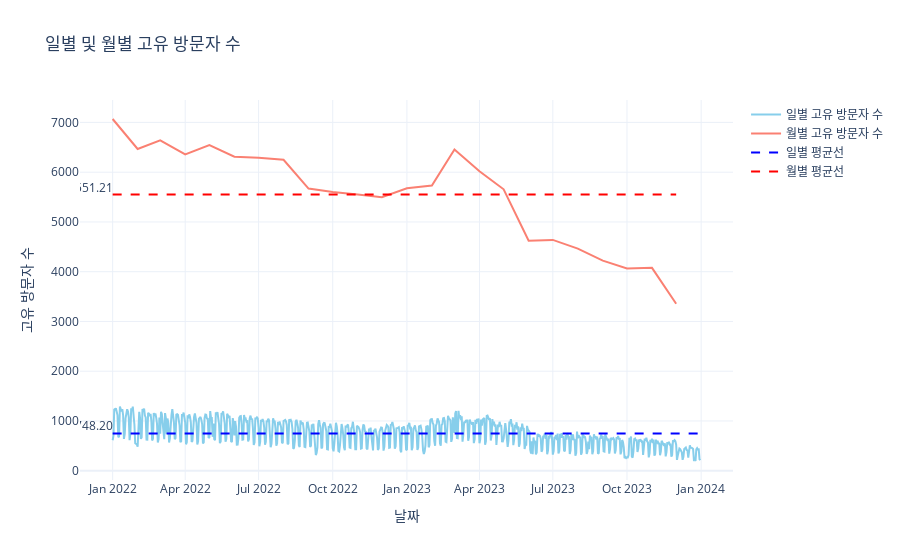

Notebook source saved alongside this figure:
### Markdown cell above
- 일별 및 월별 고유 방문자 수 시각화

- `Plotly`의 `Figure` 객체를 생성하여 일별 및 월별 고유 방문자 수를 시각화함
- 일별 및 월별 평균선을 추가하여 전체 방문자 추세와 평균 방문자 수를 한눈에 확인할 수 있도록 함

- **일별 고유 방문자 수 라인**:
  - `daily_unique_visitors`의 `'date'`를 x축으로, `'daily_unique_visitor_count'`를 y축으로 하여 일별 고유 방문자 수를 파란색 라인으로 표시

- **월별 고유 방문자 수 라인**:
  - `monthly_unique_visitors`의 `'month'`를 x축으로, `'monthly_unique_visitor_count'`를 y축으로 하여 월별 고유 방문자 수를 주황색 라인으로 표시함

- **일별 평균선**:
  - 일별 방문자 수의 평균인 `daily_mean`을 기준으로 점선 형태의 파란색 평균선을 추가함. 첫 번째 위치에만 평균 값 텍스트(`평균: daily_mean 값`)를 표시하여 평균값을 강조함

- **월별 평균선**:
  - 월별 방문자 수의 평균인 `monthly_mean`을 기준으로 점선 형태의 빨간색 평균선을 추가함. 첫 번째 위치에 평균 값 텍스트(`평균: monthly_mean 값`)를 표시하여, 월별 평균 방문자 수의 중요도를 전달함

### Code cell
# Figure 객체 생성
fig = go.Figure()

# 일별 고유 방문자 수 라인 추가
fig.add_trace(go.Scatter(
    x=daily_unique_visitors['date'],
    y=daily_unique_visitors['daily_unique_visitor_count'],
    mode='lines',
    name='일별 고유 방문자 수',
    line=dict(color='skyblue')
))

# 월별 고유 방문자 수 라인 추가
fig.add_trace(go.Scatter(
    x=monthly_unique_visitors['month'],
    y=monthly_unique_visitors['monthly_unique_visitor_count'],
    mode='lines',
    name='월별 고유 방문자 수',
    line=dict(color='salmon')
))

# 일별 평균선 추가 + 평균값 텍스트
fig.add_trace(go.Scatter(
    x=daily_unique_visitors['date'],
    y=[daily_mean] * len(daily_unique_visitors),
    mode='lines+text',
    name='일별 평균선',
    line=dict(color='blue', dash='dash'),
    text=[f'평균: {daily_mean:.2f}'] + [''] * (len(daily_unique_visitors) - 1),  # 첫 번째 위치에만 텍스트 표시
    textposition="top left"
))

# 월별 평균선 추가 + 평균값 텍스트
fig.add_trace(go.Scatter(
    x=monthly_unique_visitors['month'],
    y=[monthly_mean] * len(monthly_unique_visitors),
    mode='lines+text',
    name='월별 평균선',
    line=dict(color='red', dash='dash'),
    text=[f'평균: {monthly_mean:.2f}'] + [''] * (len(monthly_unique_visitors) - 1),  # 첫 번째 위치에만 텍스트 표시
    textposition="top left"
))

# 레이아웃 설정
fig.update_layout(
    title='일별 및 월별 고유 방문자 수',
    xaxis_title='날짜',
    yaxis_title='고유 방문자 수',
    template='plotly_white'
)

fig.show()

### Figure 1 — Plotly figure (JSON) as saved in the notebook; plotly's stock layout.template omitted (floating-point values rounded to 4 significant figures; data arrays with more than 128 entries replaced by an {"elided": "..."} marker saying what was removed)
{"data": [{"line": {"color": "skyblue"}, "mode": "lines", "name": "일별 고유 방문자 수", "type": "scatter", "x": {"elided": "730 str values"}, "y": {"elided": "730 int values"}}, {"line": {"color": "salmon"}, "mode": "lines", "name": "월별 고유 방문자 수", "type": "scatter", "x": ["2022-01-01T00:00:00", "2022-02-01T00:00:00", "2022-03-01T00:00:00", "2022-04-01T00:00:00", "2022-05-01T00:00:00", "2022-06-01T00:00:00", "2022-07-01T00:00:00", "2022-08-01T00:00:00", "2022-09-01T00:00:00", "2022-10-01T00:00:00", "2022-11-01T00:00:00", "2022-12-01T00:00:00", "2023-01-01T00:00:00", "2023-02-01T00:00:00", "2023-03-01T00:00:00", "2023-04-01T00:00:00", "2023-05-01T00:00:00", "2023-06-01T00:00:00", "2023-07-01T00:00:00", "2023-08-01T00:00:00", "2023-09-01T00:00:00", "2023-10-01T00:00:00", "2023-11-01T00:00:00", "2023-12-01T00:00:00"], "y": [7069, 6466, 6640, 6358, 6545, 6311, 6290, 6249, 5670, 5600, 5550, 5496, 5678, 5731, 6456, 6018, 5656, 4623, 4639, 4465, 4222, 4064, 4077, 3356]}, {"line": {"color": "blue", "dash": "dash"}, "mode": "lines+text", "name": "일별 평균선", "text": {"elided": "730 str values"}, "textposition": "top left", "type": "scatter", "x": {"elided": "730 str values"}, "y": {"elided": "730 float values"}}, {"line": {"color": "red", "dash": "dash"}, "mode": "lines+text", "name": "월별 평균선", "text": ["평균: 5551.21", "", "", "", "", "", "", "", "", "", "", "", "", "", "", "", "", "", "", "", "", "", "", ""], "textposition": "top left", "type": "scatter", "x": ["2022-01-01T00:00:00", "2022-02-01T00:00:00", "2022-03-01T00:00:00", "2022-04-01T00:00:00", "2022-05-01T00:00:00", "2022-06-01T00:00:00", "2022-07-01T00:00:00", "2022-08-01T00:00:00", "2022-09-01T00:00:00", "2022-10-01T00:00:00", "2022-11-01T00:00:00", "2022-12-01T00:00:00", "2023-01-01T00:00:00", "2023-02-01T00:00:00", "2023-03-01T00:00:00", "2023-04-01T00:00:00", "2023-05-01T00:00:00", "2023-06-01T00:00:00", "2023-07-01T00:00:00", "2023-08-01T00:00:00", "2023-09-01T00:00:00", "2023-10-01T00:00:00", "2023-11-01T00:00:00", "2023-12-01T00:00:00"], "y": [5551.0, 5551.0, 5551.0, 5551.0, 5551.0, 5551.0, 5551.0, 5551.0, 5551.0, 5551.0, 5551.0, 5551.0, 5551.0, 5551.0, 5551.0, 5551.0, 5551.0, 5551.0, 5551.0, 5551.0, 5551.0, 5551.0, 5551.0, 5551.0]}], "layout": {"title": {"text": "일별 및 월별 고유 방문자 수"}, "xaxis": {"title": {"text": "날짜"}}, "yaxis": {"title": {"text": "고유 방문자 수"}}}}
